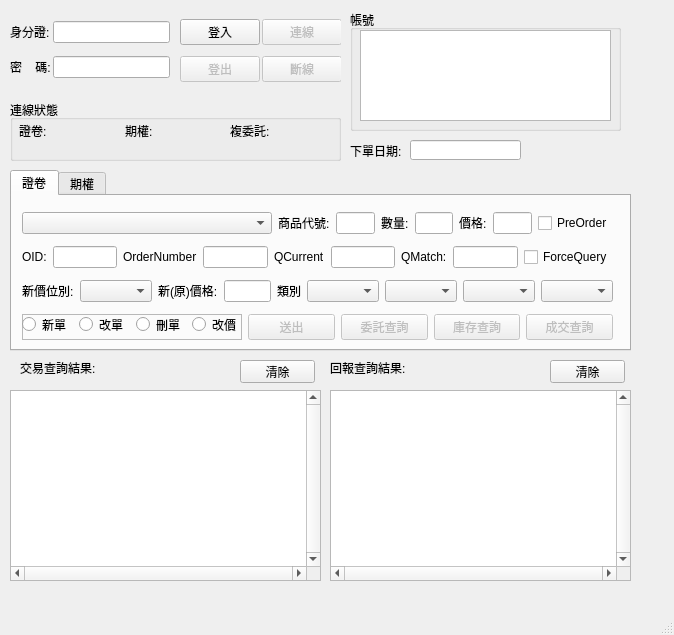
<?xml version="1.0" encoding="UTF-8"?>
<ui version="4.0">
 <class>MainWindow</class>
 <widget class="QMainWindow" name="MainWindow">
  <property name="geometry">
   <rect>
    <x>0</x>
    <y>0</y>
    <width>674</width>
    <height>635</height>
   </rect>
  </property>
  <property name="windowTitle">
   <string>MainWindow</string>
  </property>
  <widget class="QWidget" name="centralwidget">
   <widget class="QTabWidget" name="tabWidget">
    <property name="geometry">
     <rect>
      <x>10</x>
      <y>170</y>
      <width>621</width>
      <height>181</height>
     </rect>
    </property>
    <property name="currentIndex">
     <number>0</number>
    </property>
    <widget class="QWidget" name="tab">
     <attribute name="title">
      <string>證卷</string>
     </attribute>
     <widget class="QWidget" name="verticalLayoutWidget_2">
      <property name="geometry">
       <rect>
        <x>10</x>
        <y>10</y>
        <width>591</width>
        <height>141</height>
       </rect>
      </property>
      <layout class="QVBoxLayout" name="verticalLayout_2">
       <item>
        <layout class="QHBoxLayout" name="horizontalLayout_12">
         <item>
          <widget class="QComboBox" name="ComboboxSTKAccount">
           <property name="minimumSize">
            <size>
             <width>250</width>
             <height>0</height>
            </size>
           </property>
          </widget>
         </item>
         <item>
          <widget class="QLabel" name="label_6">
           <property name="text">
            <string>商品代號:</string>
           </property>
          </widget>
         </item>
         <item>
          <widget class="QLineEdit" name="TextboxSTKID"/>
         </item>
         <item>
          <widget class="QLabel" name="label_7">
           <property name="text">
            <string>數量:</string>
           </property>
          </widget>
         </item>
         <item>
          <widget class="QLineEdit" name="TextboxSTKQty">
           <property name="text">
            <string/>
           </property>
          </widget>
         </item>
         <item>
          <widget class="QLabel" name="label_8">
           <property name="text">
            <string>價格:</string>
           </property>
          </widget>
         </item>
         <item>
          <widget class="QLineEdit" name="TextboxSTKPrice">
           <property name="text">
            <string/>
           </property>
          </widget>
         </item>
         <item>
          <widget class="QCheckBox" name="CheckSTKPreOrder">
           <property name="text">
            <string>PreOrder</string>
           </property>
          </widget>
         </item>
        </layout>
       </item>
       <item>
        <layout class="QHBoxLayout" name="horizontalLayout_11">
         <item>
          <widget class="QLabel" name="label_10">
           <property name="text">
            <string>OID:</string>
           </property>
          </widget>
         </item>
         <item>
          <widget class="QLineEdit" name="TextboxSTKOID"/>
         </item>
         <item>
          <widget class="QLabel" name="label_9">
           <property name="text">
            <string>OrderNumber</string>
           </property>
          </widget>
         </item>
         <item>
          <widget class="QLineEdit" name="TextboxSTKOrderNumber">
           <property name="text">
            <string/>
           </property>
          </widget>
         </item>
         <item>
          <widget class="QLabel" name="label_11">
           <property name="text">
            <string>QCurrent</string>
           </property>
          </widget>
         </item>
         <item>
          <widget class="QLineEdit" name="TextboxSTKQCurrent">
           <property name="text">
            <string/>
           </property>
          </widget>
         </item>
         <item>
          <widget class="QLabel" name="label_12">
           <property name="text">
            <string>QMatch:</string>
           </property>
          </widget>
         </item>
         <item>
          <widget class="QLineEdit" name="TextboxSTKQMatch">
           <property name="text">
            <string/>
           </property>
          </widget>
         </item>
         <item>
          <widget class="QCheckBox" name="CheckSTKForceQuery">
           <property name="text">
            <string>ForceQuery</string>
           </property>
          </widget>
         </item>
        </layout>
       </item>
       <item>
        <layout class="QHBoxLayout" name="horizontalLayout_10">
         <item>
          <widget class="QLabel" name="label_13">
           <property name="text">
            <string>新價位別:</string>
           </property>
          </widget>
         </item>
         <item>
          <widget class="QComboBox" name="ComboboxSTKPT"/>
         </item>
         <item>
          <widget class="QLabel" name="label_14">
           <property name="text">
            <string>新(原)價格:</string>
           </property>
          </widget>
         </item>
         <item>
          <widget class="QLineEdit" name="lineEdit_8">
           <property name="text">
            <string/>
           </property>
          </widget>
         </item>
         <item>
          <widget class="QLabel" name="label_15">
           <property name="text">
            <string>類別</string>
           </property>
          </widget>
         </item>
         <item>
          <widget class="QComboBox" name="ComboboxSTKCond"/>
         </item>
         <item>
          <widget class="QComboBox" name="ComboboxSTKBS"/>
         </item>
         <item>
          <widget class="QComboBox" name="ComboboxSTKTT"/>
         </item>
         <item>
          <widget class="QComboBox" name="ComboboxSTKOT"/>
         </item>
        </layout>
       </item>
       <item>
        <layout class="QHBoxLayout" name="horizontalLayout_9">
         <item>
          <widget class="QFrame" name="frame_2">
           <property name="minimumSize">
            <size>
             <width>220</width>
             <height>0</height>
            </size>
           </property>
           <property name="frameShape">
            <enum>QFrame::StyledPanel</enum>
           </property>
           <property name="frameShadow">
            <enum>QFrame::Raised</enum>
           </property>
           <widget class="QWidget" name="horizontalLayoutWidget_2">
            <property name="geometry">
             <rect>
              <x>0</x>
              <y>0</y>
              <width>221</width>
              <height>21</height>
             </rect>
            </property>
            <layout class="QHBoxLayout" name="horizontalLayout_2">
             <item>
              <widget class="QRadioButton" name="RadioSTKNewOrder">
               <property name="text">
                <string>新單</string>
               </property>
              </widget>
             </item>
             <item>
              <widget class="QRadioButton" name="RadioSTKModifyOrder">
               <property name="text">
                <string>改單</string>
               </property>
              </widget>
             </item>
             <item>
              <widget class="QRadioButton" name="RadioSTKCancelOrder">
               <property name="text">
                <string>刪單</string>
               </property>
              </widget>
             </item>
             <item>
              <widget class="QRadioButton" name="RadioSTKModifyPrice">
               <property name="text">
                <string>改價</string>
               </property>
              </widget>
             </item>
            </layout>
           </widget>
          </widget>
         </item>
         <item>
          <widget class="QPushButton" name="ButtonSTKSend">
           <property name="enabled">
            <bool>false</bool>
           </property>
           <property name="text">
            <string>送出</string>
           </property>
          </widget>
         </item>
         <item>
          <widget class="QPushButton" name="ButtonSTKQueryOrder">
           <property name="enabled">
            <bool>false</bool>
           </property>
           <property name="text">
            <string>委託查詢</string>
           </property>
          </widget>
         </item>
         <item>
          <widget class="QPushButton" name="ButtonSTKQueryPosition">
           <property name="enabled">
            <bool>false</bool>
           </property>
           <property name="text">
            <string>庫存查詢</string>
           </property>
          </widget>
         </item>
         <item>
          <widget class="QPushButton" name="ButtonSTKQueryMatch">
           <property name="enabled">
            <bool>false</bool>
           </property>
           <property name="text">
            <string>成交查詢</string>
           </property>
          </widget>
         </item>
        </layout>
       </item>
      </layout>
     </widget>
    </widget>
    <widget class="QWidget" name="tab_2">
     <attribute name="title">
      <string>期權</string>
     </attribute>
     <widget class="QWidget" name="verticalLayoutWidget">
      <property name="geometry">
       <rect>
        <x>10</x>
        <y>10</y>
        <width>601</width>
        <height>141</height>
       </rect>
      </property>
      <layout class="QVBoxLayout" name="verticalLayout">
       <item>
        <layout class="QHBoxLayout" name="horizontalLayout_4">
         <item>
          <widget class="QComboBox" name="ComboboxTFXAccount">
           <property name="minimumSize">
            <size>
             <width>250</width>
             <height>0</height>
            </size>
           </property>
          </widget>
         </item>
         <item>
          <widget class="QComboBox" name="ComboboxTFXTT">
           <property name="minimumSize">
            <size>
             <width>50</width>
             <height>0</height>
            </size>
           </property>
          </widget>
         </item>
         <item>
          <widget class="QLabel" name="label_22">
           <property name="text">
            <string>商品代號:</string>
           </property>
          </widget>
         </item>
         <item>
          <widget class="QLineEdit" name="TextboxTFXTradeID"/>
         </item>
         <item>
          <widget class="QLabel" name="label_21">
           <property name="text">
            <string>數量:</string>
           </property>
          </widget>
         </item>
         <item>
          <widget class="QLineEdit" name="TextboxTFXQty">
           <property name="text">
            <string/>
           </property>
          </widget>
         </item>
         <item>
          <widget class="QLabel" name="label_17">
           <property name="text">
            <string>價格:</string>
           </property>
          </widget>
         </item>
         <item>
          <widget class="QLineEdit" name="TextboxTFXPrice">
           <property name="text">
            <string/>
           </property>
          </widget>
         </item>
        </layout>
       </item>
       <item>
        <layout class="QHBoxLayout" name="horizontalLayout_6">
         <item>
          <widget class="QLabel" name="label_16">
           <property name="text">
            <string>OID:</string>
           </property>
          </widget>
         </item>
         <item>
          <widget class="QLineEdit" name="TextboxTFXOID"/>
         </item>
         <item>
          <widget class="QLabel" name="label_24">
           <property name="text">
            <string>OrderNO</string>
           </property>
          </widget>
         </item>
         <item>
          <widget class="QLineEdit" name="TextboxTFXOrderNo">
           <property name="text">
            <string/>
           </property>
          </widget>
         </item>
         <item>
          <widget class="QLabel" name="label_19">
           <property name="text">
            <string>QCurrent</string>
           </property>
          </widget>
         </item>
         <item>
          <widget class="QLineEdit" name="TextboxTFXQCurrent">
           <property name="text">
            <string/>
           </property>
          </widget>
         </item>
         <item>
          <widget class="QLabel" name="label_25">
           <property name="text">
            <string>QMatch:</string>
           </property>
          </widget>
         </item>
         <item>
          <widget class="QLineEdit" name="TextboxTFXQMatch">
           <property name="text">
            <string/>
           </property>
          </widget>
         </item>
         <item>
          <widget class="QCheckBox" name="CheckTFXPreOrder">
           <property name="text">
            <string>PreOrder</string>
           </property>
          </widget>
         </item>
         <item>
          <widget class="QCheckBox" name="CheckTFXForceQuery">
           <property name="text">
            <string>ForceQuery</string>
           </property>
          </widget>
         </item>
        </layout>
       </item>
       <item>
        <layout class="QHBoxLayout" name="horizontalLayout_8">
         <item>
          <widget class="QFrame" name="frame">
           <property name="minimumSize">
            <size>
             <width>180</width>
             <height>0</height>
            </size>
           </property>
           <property name="frameShape">
            <enum>QFrame::StyledPanel</enum>
           </property>
           <property name="frameShadow">
            <enum>QFrame::Raised</enum>
           </property>
           <widget class="QWidget" name="horizontalLayoutWidget_3">
            <property name="geometry">
             <rect>
              <x>10</x>
              <y>0</y>
              <width>161</width>
              <height>31</height>
             </rect>
            </property>
            <layout class="QHBoxLayout" name="horizontalLayout_3">
             <item>
              <widget class="QRadioButton" name="RadioTFXNewOrder">
               <property name="text">
                <string>新單</string>
               </property>
              </widget>
             </item>
             <item>
              <widget class="QRadioButton" name="RadioTFXModifyOrder">
               <property name="text">
                <string>改單</string>
               </property>
              </widget>
             </item>
             <item>
              <widget class="QRadioButton" name="RadioTFXCancelOrder">
               <property name="text">
                <string>刪單</string>
               </property>
              </widget>
             </item>
            </layout>
           </widget>
          </widget>
         </item>
         <item>
          <widget class="QPushButton" name="ButtonTFXSend">
           <property name="enabled">
            <bool>false</bool>
           </property>
           <property name="text">
            <string>送出</string>
           </property>
          </widget>
         </item>
         <item>
          <widget class="QPushButton" name="ButtonTFXQueryOrder">
           <property name="enabled">
            <bool>false</bool>
           </property>
           <property name="text">
            <string>委託查詢</string>
           </property>
          </widget>
         </item>
         <item>
          <widget class="QPushButton" name="ButtonTFXQueryMatch">
           <property name="enabled">
            <bool>false</bool>
           </property>
           <property name="text">
            <string>成交查詢</string>
           </property>
          </widget>
         </item>
         <item>
          <widget class="QPushButton" name="ButtonTFXQueryOI">
           <property name="enabled">
            <bool>false</bool>
           </property>
           <property name="text">
            <string>未平倉查詢</string>
           </property>
          </widget>
         </item>
         <item>
          <widget class="QPushButton" name="ButtonTFXQueryEQuity">
           <property name="enabled">
            <bool>false</bool>
           </property>
           <property name="text">
            <string>權益數查詢</string>
           </property>
          </widget>
         </item>
        </layout>
       </item>
      </layout>
     </widget>
    </widget>
   </widget>
   <widget class="QWidget" name="gridLayoutWidget">
    <property name="geometry">
     <rect>
      <x>10</x>
      <y>10</y>
      <width>160</width>
      <height>81</height>
     </rect>
    </property>
    <layout class="QGridLayout" name="gridLayout">
     <property name="spacing">
      <number>2</number>
     </property>
     <item row="0" column="1">
      <widget class="QLineEdit" name="textboxUID">
       <property name="enabled">
        <bool>true</bool>
       </property>
      </widget>
     </item>
     <item row="0" column="0">
      <widget class="QLabel" name="label">
       <property name="enabled">
        <bool>true</bool>
       </property>
       <property name="text">
        <string>身分證:</string>
       </property>
      </widget>
     </item>
     <item row="1" column="0">
      <widget class="QLabel" name="label_2">
       <property name="text">
        <string>密    碼:</string>
       </property>
      </widget>
     </item>
     <item row="1" column="1">
      <widget class="QLineEdit" name="textboxPassword">
       <property name="echoMode">
        <enum>QLineEdit::Password</enum>
       </property>
      </widget>
     </item>
    </layout>
   </widget>
   <widget class="QGroupBox" name="groupBox">
    <property name="geometry">
     <rect>
      <x>350</x>
      <y>10</y>
      <width>271</width>
      <height>121</height>
     </rect>
    </property>
    <property name="sizePolicy">
     <sizepolicy hsizetype="Preferred" vsizetype="Preferred">
      <horstretch>0</horstretch>
      <verstretch>0</verstretch>
     </sizepolicy>
    </property>
    <property name="title">
     <string>帳號</string>
    </property>
    <widget class="QListWidget" name="listAccount">
     <property name="geometry">
      <rect>
       <x>10</x>
       <y>20</y>
       <width>251</width>
       <height>91</height>
      </rect>
     </property>
    </widget>
   </widget>
   <widget class="QWidget" name="gridLayoutWidget_2">
    <property name="geometry">
     <rect>
      <x>180</x>
      <y>10</y>
      <width>161</width>
      <height>81</height>
     </rect>
    </property>
    <layout class="QGridLayout" name="gridLayout_2">
     <property name="spacing">
      <number>2</number>
     </property>
     <item row="0" column="0">
      <widget class="QPushButton" name="ButtonLogin">
       <property name="text">
        <string>登入</string>
       </property>
      </widget>
     </item>
     <item row="0" column="2">
      <widget class="QPushButton" name="ButtonConnect">
       <property name="enabled">
        <bool>false</bool>
       </property>
       <property name="text">
        <string>連線</string>
       </property>
      </widget>
     </item>
     <item row="1" column="0">
      <widget class="QPushButton" name="ButtonLogout">
       <property name="enabled">
        <bool>false</bool>
       </property>
       <property name="text">
        <string>登出</string>
       </property>
      </widget>
     </item>
     <item row="1" column="2">
      <widget class="QPushButton" name="ButtonDisconnect">
       <property name="enabled">
        <bool>false</bool>
       </property>
       <property name="text">
        <string>斷線</string>
       </property>
      </widget>
     </item>
    </layout>
   </widget>
   <widget class="QGroupBox" name="groupBox_2">
    <property name="geometry">
     <rect>
      <x>10</x>
      <y>100</y>
      <width>331</width>
      <height>61</height>
     </rect>
    </property>
    <property name="title">
     <string>連線狀態</string>
    </property>
    <widget class="QWidget" name="horizontalLayoutWidget">
     <property name="geometry">
      <rect>
       <x>9</x>
       <y>20</y>
       <width>311</width>
       <height>21</height>
      </rect>
     </property>
     <layout class="QHBoxLayout" name="horizontalLayout">
      <item>
       <widget class="QLabel" name="labelSTKConnect">
        <property name="text">
         <string>證卷:</string>
        </property>
       </widget>
      </item>
      <item>
       <widget class="QLabel" name="labelTFXConnect">
        <property name="text">
         <string>期權:</string>
        </property>
       </widget>
      </item>
      <item>
       <widget class="QLabel" name="labelHKAConnect">
        <property name="text">
         <string>複委託:</string>
        </property>
       </widget>
      </item>
     </layout>
    </widget>
   </widget>
   <widget class="QTextEdit" name="textResult">
    <property name="geometry">
     <rect>
      <x>10</x>
      <y>390</y>
      <width>311</width>
      <height>191</height>
     </rect>
    </property>
    <property name="verticalScrollBarPolicy">
     <enum>Qt::ScrollBarAlwaysOn</enum>
    </property>
    <property name="horizontalScrollBarPolicy">
     <enum>Qt::ScrollBarAlwaysOn</enum>
    </property>
    <property name="lineWrapMode">
     <enum>QTextEdit::NoWrap</enum>
    </property>
   </widget>
   <widget class="QTextEdit" name="textMSN">
    <property name="geometry">
     <rect>
      <x>330</x>
      <y>390</y>
      <width>301</width>
      <height>191</height>
     </rect>
    </property>
    <property name="verticalScrollBarPolicy">
     <enum>Qt::ScrollBarAlwaysOn</enum>
    </property>
    <property name="horizontalScrollBarPolicy">
     <enum>Qt::ScrollBarAlwaysOn</enum>
    </property>
    <property name="lineWrapMode">
     <enum>QTextEdit::NoWrap</enum>
    </property>
   </widget>
   <widget class="QLabel" name="label_18">
    <property name="geometry">
     <rect>
      <x>350</x>
      <y>140</y>
      <width>51</width>
      <height>21</height>
     </rect>
    </property>
    <property name="text">
     <string>下單日期:</string>
    </property>
   </widget>
   <widget class="QLineEdit" name="TextboxOrderDate">
    <property name="geometry">
     <rect>
      <x>410</x>
      <y>140</y>
      <width>111</width>
      <height>20</height>
     </rect>
    </property>
   </widget>
   <widget class="QPushButton" name="ButtonClearResult">
    <property name="geometry">
     <rect>
      <x>240</x>
      <y>360</y>
      <width>75</width>
      <height>23</height>
     </rect>
    </property>
    <property name="text">
     <string>清除</string>
    </property>
   </widget>
   <widget class="QPushButton" name="ButtonClearMSN">
    <property name="geometry">
     <rect>
      <x>550</x>
      <y>360</y>
      <width>75</width>
      <height>23</height>
     </rect>
    </property>
    <property name="text">
     <string>清除</string>
    </property>
   </widget>
   <widget class="QLabel" name="label_3">
    <property name="geometry">
     <rect>
      <x>20</x>
      <y>360</y>
      <width>81</width>
      <height>16</height>
     </rect>
    </property>
    <property name="text">
     <string>交易查詢結果:</string>
    </property>
   </widget>
   <widget class="QLabel" name="label_4">
    <property name="geometry">
     <rect>
      <x>330</x>
      <y>360</y>
      <width>81</width>
      <height>16</height>
     </rect>
    </property>
    <property name="text">
     <string>回報查詢結果:</string>
    </property>
   </widget>
  </widget>
  <widget class="QMenuBar" name="menubar">
   <property name="geometry">
    <rect>
     <x>0</x>
     <y>0</y>
     <width>674</width>
     <height>21</height>
    </rect>
   </property>
  </widget>
  <widget class="QStatusBar" name="statusbar"/>
 </widget>
 <resources/>
 <connections/>
</ui>
